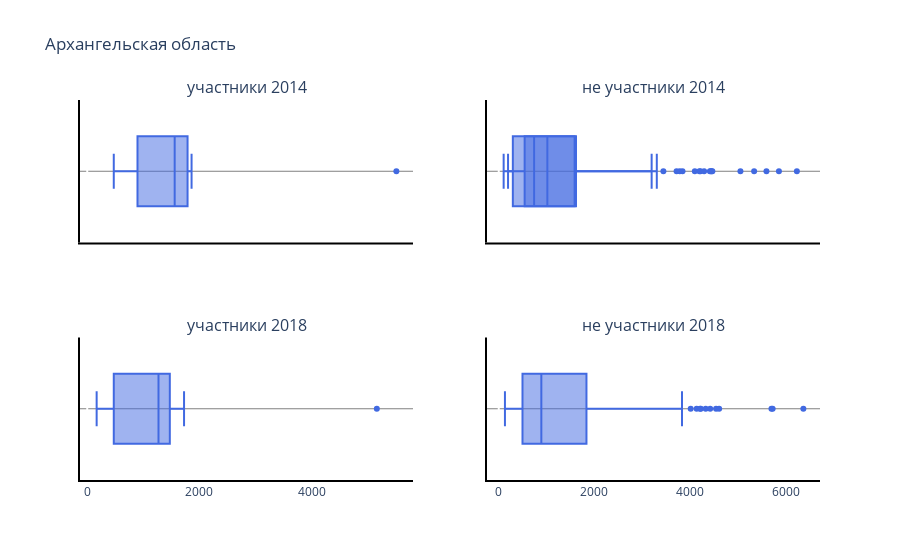
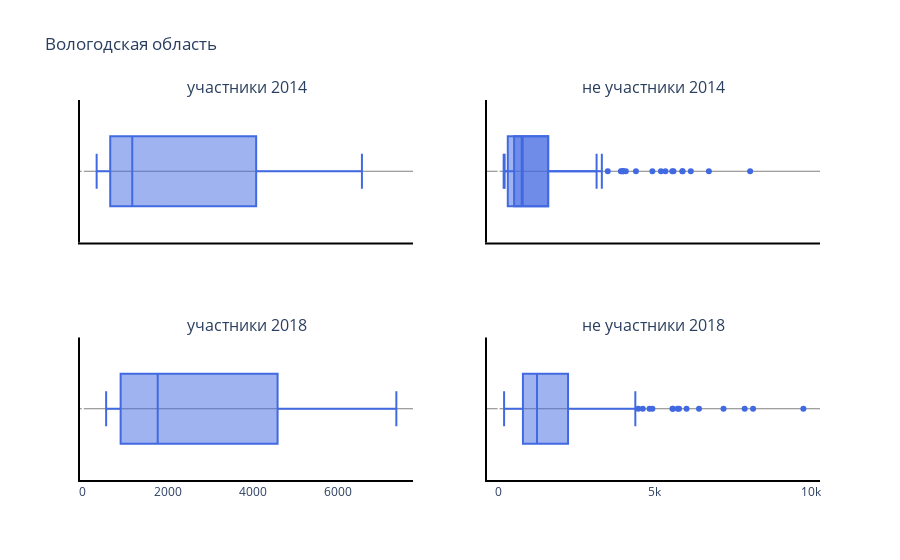
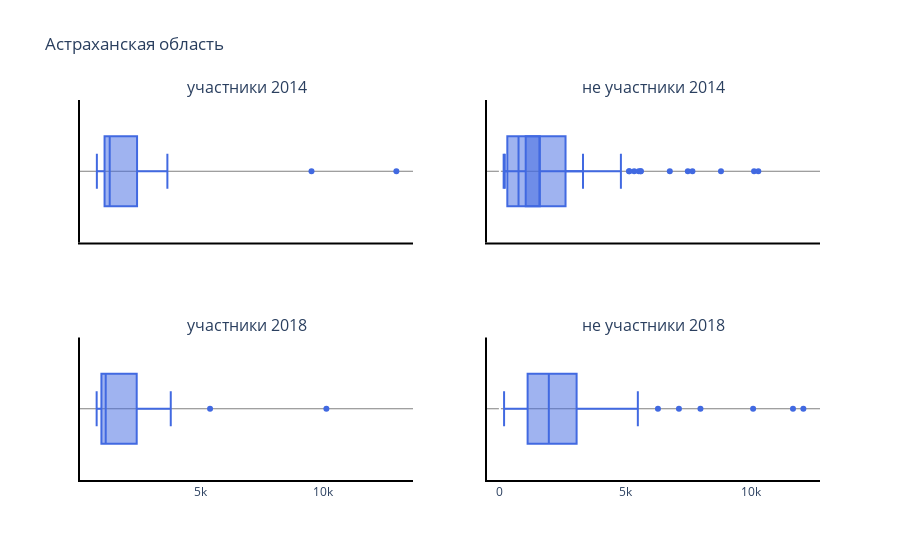
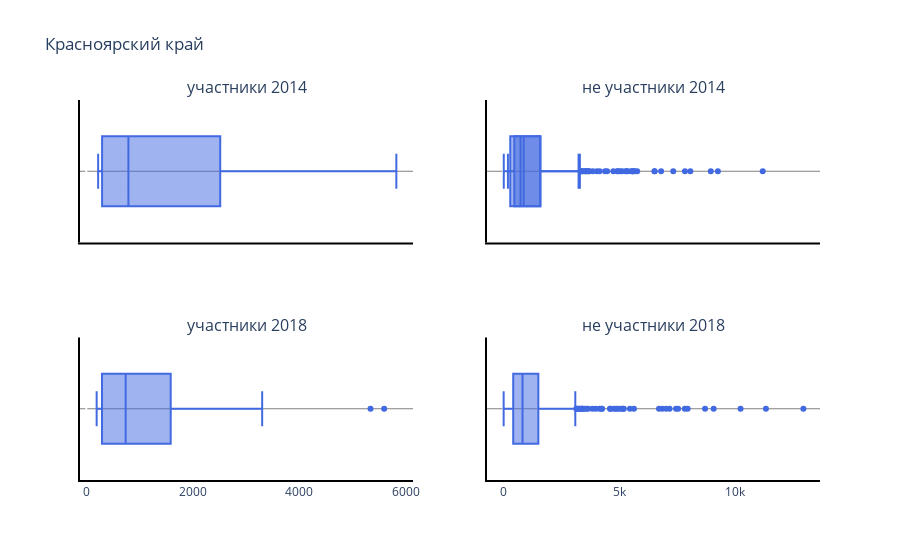

Here is the notebook cell these charts were saved with, in order:
### Markdown cell above
#### Plots

### Code cell
plot_description(population)

### Figure 1 — Plotly figure (JSON) as saved in the notebook; plotly's stock layout.template omitted (floating-point values rounded to 4 significant figures; data arrays with more than 128 entries replaced by an {"elided": "..."} marker saying what was removed)
{"data": [{"marker": {"color": "royalblue"}, "name": "", "type": "box", "x": [238, 1587, 846, 5599, 442, 310, 875, 1546, 276, 216, 691, 195, 295, 1881, 2373, 3306, 1285, 660, 247, 605, 790, 5342], "xaxis": "x2", "yaxis": "y2"}, {"marker": {"color": "royalblue"}, "name": "", "type": "box", "x": [1716, 5507, 560, 473, 1231, 1523, 1859, 1593], "xaxis": "x", "yaxis": "y"}, {"marker": {"color": "royalblue"}, "name": "", "type": "box", "x": {"elided": "172 int values"}, "xaxis": "x2", "yaxis": "y2"}, {"marker": {"color": "royalblue"}, "name": "", "type": "box", "x": [1387, 5159, 488, 428, 168, 1052, 1270, 1725, 1379], "xaxis": "x3", "yaxis": "y3"}, {"marker": {"color": "royalblue"}, "name": "", "type": "box", "x": {"elided": "151 int values"}, "xaxis": "x4", "yaxis": "y4"}], "layout": {"annotations": [{"font": {"size": 16}, "showarrow": false, "text": "участники 2014", "x": 0.225, "xanchor": "center", "xref": "paper", "y": 1, "yanchor": "bottom", "yref": "paper"}, {"font": {"size": 16}, "showarrow": false, "text": "не участники 2014", "x": 0.775, "xanchor": "center", "xref": "paper", "y": 1, "yanchor": "bottom", "yref": "paper"}, {"font": {"size": 16}, "showarrow": false, "text": "участники 2018", "x": 0.225, "xanchor": "center", "xref": "paper", "y": 0.375, "yanchor": "bottom", "yref": "paper"}, {"font": {"size": 16}, "showarrow": false, "text": "не участники 2018", "x": 0.775, "xanchor": "center", "xref": "paper", "y": 0.375, "yanchor": "bottom", "yref": "paper"}], "paper_bgcolor": "rgba(0, 0, 0, 0)", "plot_bgcolor": "rgba(0, 0, 0, 0)", "showlegend": false, "title": {"text": "Архангельская область"}, "xaxis": {"anchor": "y", "domain": [0, 0.45], "linecolor": "black", "linewidth": 2, "matches": "x3", "showline": true, "showticklabels": false}, "xaxis2": {"anchor": "y2", "domain": [0.55, 1], "linecolor": "black", "linewidth": 2, "matches": "x4", "showline": true, "showticklabels": false}, "xaxis3": {"anchor": "y3", "domain": [0, 0.45], "linecolor": "black", "linewidth": 2, "showline": true}, "xaxis4": {"anchor": "y4", "domain": [0.55, 1], "linecolor": "black", "linewidth": 2, "showline": true}, "yaxis": {"anchor": "x", "domain": [0.625, 1], "gridcolor": "grey", "linecolor": "black", "linewidth": 2, "showline": true}, "yaxis2": {"anchor": "x2", "domain": [0.625, 1], "gridcolor": "grey", "linecolor": "black", "linewidth": 2, "showline": true}, "yaxis3": {"anchor": "x3", "domain": [0, 0.375], "gridcolor": "grey", "linecolor": "black", "linewidth": 2, "showline": true}, "yaxis4": {"anchor": "x4", "domain": [0, 0.375], "gridcolor": "grey", "linecolor": "black", "linewidth": 2, "showline": true}}}

### Figure 2 — Plotly figure (JSON) as saved in the notebook; plotly's stock layout.template omitted (floating-point values rounded to 4 significant figures; data arrays with more than 128 entries replaced by an {"elided": "..."} marker saying what was removed)
{"data": [{"marker": {"color": "royalblue"}, "name": "", "type": "box", "x": [238, 1587, 846, 5599, 442, 310, 875, 1546, 276, 216, 691, 195, 295, 1881, 2373, 3306, 1285, 660, 247, 605, 790, 5342], "xaxis": "x2", "yaxis": "y2"}, {"marker": {"color": "royalblue"}, "name": "", "type": "box", "x": [663, 430, 445, 6191, 6562, 3805, 5389, 4166, 3108, 963, 1251, 1163, 326, 1027, 639], "xaxis": "x", "yaxis": "y"}, {"marker": {"color": "royalblue"}, "name": "", "type": "box", "x": {"elided": "217 int values"}, "xaxis": "x2", "yaxis": "y2"}, {"marker": {"color": "royalblue"}, "name": "", "type": "box", "x": [586, 5961, 7371, 2246, 4567, 4801, 2963, 901, 4579, 993, 683, 549, 1276, 890], "xaxis": "x3", "yaxis": "y3"}, {"marker": {"color": "royalblue"}, "name": "", "type": "box", "x": {"elided": "155 int values"}, "xaxis": "x4", "yaxis": "y4"}], "layout": {"annotations": [{"font": {"size": 16}, "showarrow": false, "text": "участники 2014", "x": 0.225, "xanchor": "center", "xref": "paper", "y": 1, "yanchor": "bottom", "yref": "paper"}, {"font": {"size": 16}, "showarrow": false, "text": "не участники 2014", "x": 0.775, "xanchor": "center", "xref": "paper", "y": 1, "yanchor": "bottom", "yref": "paper"}, {"font": {"size": 16}, "showarrow": false, "text": "участники 2018", "x": 0.225, "xanchor": "center", "xref": "paper", "y": 0.375, "yanchor": "bottom", "yref": "paper"}, {"font": {"size": 16}, "showarrow": false, "text": "не участники 2018", "x": 0.775, "xanchor": "center", "xref": "paper", "y": 0.375, "yanchor": "bottom", "yref": "paper"}], "paper_bgcolor": "rgba(0, 0, 0, 0)", "plot_bgcolor": "rgba(0, 0, 0, 0)", "showlegend": false, "title": {"text": "Вологодская область"}, "xaxis": {"anchor": "y", "domain": [0, 0.45], "linecolor": "black", "linewidth": 2, "matches": "x3", "showline": true, "showticklabels": false}, "xaxis2": {"anchor": "y2", "domain": [0.55, 1], "linecolor": "black", "linewidth": 2, "matches": "x4", "showline": true, "showticklabels": false}, "xaxis3": {"anchor": "y3", "domain": [0, 0.45], "linecolor": "black", "linewidth": 2, "showline": true}, "xaxis4": {"anchor": "y4", "domain": [0.55, 1], "linecolor": "black", "linewidth": 2, "showline": true}, "yaxis": {"anchor": "x", "domain": [0.625, 1], "gridcolor": "grey", "linecolor": "black", "linewidth": 2, "showline": true}, "yaxis2": {"anchor": "x2", "domain": [0.625, 1], "gridcolor": "grey", "linecolor": "black", "linewidth": 2, "showline": true}, "yaxis3": {"anchor": "x3", "domain": [0, 0.375], "gridcolor": "grey", "linecolor": "black", "linewidth": 2, "showline": true}, "yaxis4": {"anchor": "x4", "domain": [0, 0.375], "gridcolor": "grey", "linecolor": "black", "linewidth": 2, "showline": true}}}

### Figure 3 — Plotly figure (JSON) as saved in the notebook; plotly's stock layout.template omitted (floating-point values rounded to 4 significant figures; data arrays with more than 128 entries replaced by an {"elided": "..."} marker saying what was removed)
{"data": [{"marker": {"color": "royalblue"}, "name": "", "type": "box", "x": [238, 1587, 846, 5599, 442, 310, 875, 1546, 276, 216, 691, 195, 295, 1881, 2373, 3306, 1285, 660, 247, 605, 790, 5342], "xaxis": "x2", "yaxis": "y2"}, {"marker": {"color": "royalblue"}, "name": "", "type": "box", "x": [1070, 839, 911, 770, 1100, 2487, 916, 2336, 1098, 3123, 2084, 2086, 13002, 1799, 1141, 1144, 3650, 9536, 1405, 1184], "xaxis": "x", "yaxis": "y"}, {"marker": {"color": "royalblue"}, "name": "", "type": "box", "x": {"elided": "132 int values"}, "xaxis": "x2", "yaxis": "y2"}, {"marker": {"color": "royalblue"}, "name": "", "type": "box", "x": [1072, 813, 850, 761, 1078, 2455, 919, 2224, 1065, 5393, 1145, 3788, 10144, 1369, 1131], "xaxis": "x3", "yaxis": "y3"}, {"marker": {"color": "royalblue"}, "name": "", "type": "box", "x": [486, 2005, 1378, 4719, 1086, 792, 992, 383, 1020, 10073, 1777, 2486, 1866, 751, 2647, 1441, 4750, 3379, 2062, 1146, 530, 2871, 679, 1825, 860, 2436, 1200, 559, 1238, 577, 7122, 1931, 1099, 1004, 566, 4971, 1105, 980, 1110, 3692, 2840, 513, 12071, 1644, 2753, 548, 6287, 774, 2670, 998, 1324, 996, 1817, 1793, 2228, 1000, 1337, 2932, 3000, 2000, 2248, 1584, 2520, 2643, 3124, 3490, 3953, 1538, 643, 1513, 166, 3103, 3499, 1490, 3242, 2870, 1284, 1004, 2482, 1712, 1977, 1791, 2050, 7978, 2510, 2536, 2735, 3615, 11659, 1477, 3830, 2364, 4989, 5162, 5238, 4947, 2385, 1961, 870, 5487, 1844, 4102, 3226, 1436], "xaxis": "x4", "yaxis": "y4"}], "layout": {"annotations": [{"font": {"size": 16}, "showarrow": false, "text": "участники 2014", "x": 0.225, "xanchor": "center", "xref": "paper", "y": 1, "yanchor": "bottom", "yref": "paper"}, {"font": {"size": 16}, "showarrow": false, "text": "не участники 2014", "x": 0.775, "xanchor": "center", "xref": "paper", "y": 1, "yanchor": "bottom", "yref": "paper"}, {"font": {"size": 16}, "showarrow": false, "text": "участники 2018", "x": 0.225, "xanchor": "center", "xref": "paper", "y": 0.375, "yanchor": "bottom", "yref": "paper"}, {"font": {"size": 16}, "showarrow": false, "text": "не участники 2018", "x": 0.775, "xanchor": "center", "xref": "paper", "y": 0.375, "yanchor": "bottom", "yref": "paper"}], "paper_bgcolor": "rgba(0, 0, 0, 0)", "plot_bgcolor": "rgba(0, 0, 0, 0)", "showlegend": false, "title": {"text": "Астраханская область"}, "xaxis": {"anchor": "y", "domain": [0, 0.45], "linecolor": "black", "linewidth": 2, "matches": "x3", "showline": true, "showticklabels": false}, "xaxis2": {"anchor": "y2", "domain": [0.55, 1], "linecolor": "black", "linewidth": 2, "matches": "x4", "showline": true, "showticklabels": false}, "xaxis3": {"anchor": "y3", "domain": [0, 0.45], "linecolor": "black", "linewidth": 2, "showline": true}, "xaxis4": {"anchor": "y4", "domain": [0.55, 1], "linecolor": "black", "linewidth": 2, "showline": true}, "yaxis": {"anchor": "x", "domain": [0.625, 1], "gridcolor": "grey", "linecolor": "black", "linewidth": 2, "showline": true}, "yaxis2": {"anchor": "x2", "domain": [0.625, 1], "gridcolor": "grey", "linecolor": "black", "linewidth": 2, "showline": true}, "yaxis3": {"anchor": "x3", "domain": [0, 0.375], "gridcolor": "grey", "linecolor": "black", "linewidth": 2, "showline": true}, "yaxis4": {"anchor": "x4", "domain": [0, 0.375], "gridcolor": "grey", "linecolor": "black", "linewidth": 2, "showline": true}}}

### Figure 4 — Plotly figure (JSON) as saved in the notebook; plotly's stock layout.template omitted (floating-point values rounded to 4 significant figures; data arrays with more than 128 entries replaced by an {"elided": "..."} marker saying what was removed)
{"data": [{"marker": {"color": "royalblue"}, "name": "", "type": "box", "x": [238, 1587, 846, 5599, 442, 310, 875, 1546, 276, 216, 691, 195, 295, 1881, 2373, 3306, 1285, 660, 247, 605, 790, 5342], "xaxis": "x2", "yaxis": "y2"}, {"marker": {"color": "royalblue"}, "name": "", "type": "box", "x": [295, 1680, 965, 2849, 5828, 441, 265, 953, 3078, 792, 301, 266, 744, 223, 296, 1898, 2724, 3553, 734, 272, 737, 840, 5596], "xaxis": "x", "yaxis": "y"}, {"marker": {"color": "royalblue"}, "name": "", "type": "box", "x": {"elided": "467 int values"}, "xaxis": "x2", "yaxis": "y2"}, {"marker": {"color": "royalblue"}, "name": "", "type": "box", "x": [238, 1587, 846, 5599, 442, 310, 875, 1546, 276, 216, 691, 195, 295, 1881, 2373, 3306, 1285, 660, 247, 605, 790, 5342], "xaxis": "x3", "yaxis": "y3"}, {"marker": {"color": "royalblue"}, "name": "", "type": "box", "x": {"elided": "466 int values"}, "xaxis": "x4", "yaxis": "y4"}], "layout": {"annotations": [{"font": {"size": 16}, "showarrow": false, "text": "участники 2014", "x": 0.225, "xanchor": "center", "xref": "paper", "y": 1, "yanchor": "bottom", "yref": "paper"}, {"font": {"size": 16}, "showarrow": false, "text": "не участники 2014", "x": 0.775, "xanchor": "center", "xref": "paper", "y": 1, "yanchor": "bottom", "yref": "paper"}, {"font": {"size": 16}, "showarrow": false, "text": "участники 2018", "x": 0.225, "xanchor": "center", "xref": "paper", "y": 0.375, "yanchor": "bottom", "yref": "paper"}, {"font": {"size": 16}, "showarrow": false, "text": "не участники 2018", "x": 0.775, "xanchor": "center", "xref": "paper", "y": 0.375, "yanchor": "bottom", "yref": "paper"}], "paper_bgcolor": "rgba(0, 0, 0, 0)", "plot_bgcolor": "rgba(0, 0, 0, 0)", "showlegend": false, "title": {"text": "Красноярский край"}, "xaxis": {"anchor": "y", "domain": [0, 0.45], "linecolor": "black", "linewidth": 2, "matches": "x3", "showline": true, "showticklabels": false}, "xaxis2": {"anchor": "y2", "domain": [0.55, 1], "linecolor": "black", "linewidth": 2, "matches": "x4", "showline": true, "showticklabels": false}, "xaxis3": {"anchor": "y3", "domain": [0, 0.45], "linecolor": "black", "linewidth": 2, "showline": true}, "xaxis4": {"anchor": "y4", "domain": [0.55, 1], "linecolor": "black", "linewidth": 2, "showline": true}, "yaxis": {"anchor": "x", "domain": [0.625, 1], "gridcolor": "grey", "linecolor": "black", "linewidth": 2, "showline": true}, "yaxis2": {"anchor": "x2", "domain": [0.625, 1], "gridcolor": "grey", "linecolor": "black", "linewidth": 2, "showline": true}, "yaxis3": {"anchor": "x3", "domain": [0, 0.375], "gridcolor": "grey", "linecolor": "black", "linewidth": 2, "showline": true}, "yaxis4": {"anchor": "x4", "domain": [0, 0.375], "gridcolor": "grey", "linecolor": "black", "linewidth": 2, "showline": true}}}
